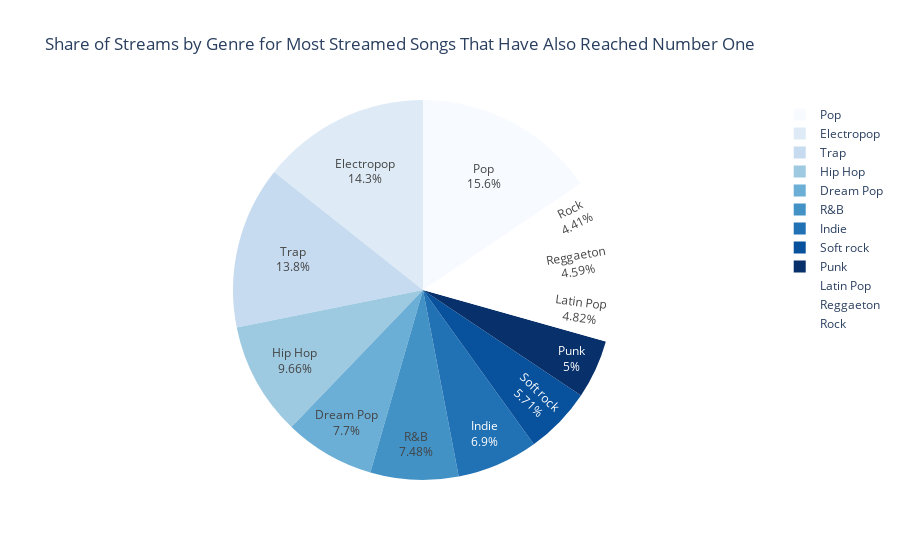

The notebook cell this image was saved under:
### Markdown cell above
# Now lets have a look at songs that have reached 'Number One' for at least one week and are also in the 'Most Streamed' list.

### Code cell
# Merge the datasets
merged_df = pd.merge(Number_one, Most_streamed, on=['Song'], how='inner')

# Calculate total streams/percentage per genre
total_streams_per_genre = merged_df.groupby('Genre')['Streams(billions)'].sum().reset_index()
total_streams_per_genre['Percentage'] = (total_streams_per_genre['Streams(billions)'] / total_streams_per_genre['Streams(billions)'].sum()) * 100

# Create pie chart
fig = px.pie(total_streams_per_genre, 
             values='Streams(billions)', 
             names='Genre', 
             title='Share of Streams by Genre for Most Streamed Songs That Have Also Reached Number One', 
             color_discrete_sequence=px.colors.sequential.Blues,
             )
fig.update_traces(hoverinfo='label+percent+value', textinfo='label+percent')
fig.show()

### Figure 1 — Plotly figure (JSON) as saved in the notebook; plotly's stock layout.template omitted (floating-point values rounded to 4 significant figures)
{"data": [{"domain": {"x": [0, 1], "y": [0, 1]}, "hoverinfo": "label+percent+value", "hovertemplate": "Genre=%{label}<br>Streams(billions)=%{value}<extra></extra>", "labels": ["Dream Pop", "Electropop", "Hip Hop", "Indie", "Latin Pop", "Pop", "Punk", "R&B", "Reggaeton", "Rock", "Soft rock", "Trap"], "legendgroup": "", "name": "", "showlegend": true, "textinfo": "label+percent", "type": "pie", "values": [3.241, 6.032, 4.064, 2.903, 2.029, 6.546, 2.106, 3.15, 1.93, 1.857, 2.405, 5.824]}], "layout": {"legend": {"tracegroupgap": 0}, "piecolorway": ["rgb(247,251,255)", "rgb(222,235,247)", "rgb(198,219,239)", "rgb(158,202,225)", "rgb(107,174,214)", "rgb(66,146,198)", "rgb(33,113,181)", "rgb(8,81,156)", "rgb(8,48,107)"], "title": {"text": "Share of Streams by Genre for Most Streamed Songs That Have Also Reached Number One"}}}
